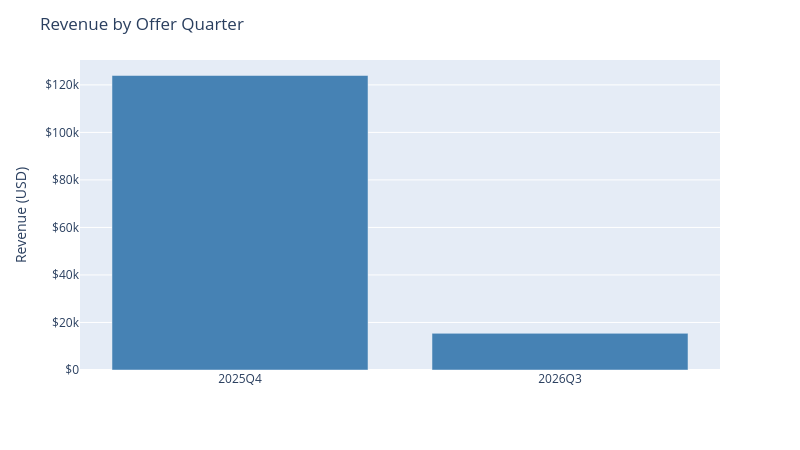

Notebook source saved alongside this figure:
### Markdown cell above
## Revenue by Offer Quarter

Raw totals — 2026Q3 offers have only been live a few days vs. the full window for 2025Q4, so this isn't a fair per-offer comparison (see the normalized ranking below).

### Code cell
by_quarter = product_summary.groupby('offer_quarter', as_index=False).agg(
    usd_revenue=('usd_revenue', 'sum'),
    n_trans=('n_trans', 'sum'),
    n_offers=('product_id', 'nunique'),
).sort_values('offer_quarter')

fig = px.bar(
    by_quarter, x='offer_quarter', y='usd_revenue',
    custom_data=['n_trans', 'n_offers'],
)
fig.update_traces(
    marker_color='steelblue',
    hovertemplate='Revenue: $%{y:,.0f}<br>Transactions: %{customdata[0]:,.0f}<br>Offers: %{customdata[1]}<extra></extra>'
)
fig.update_layout(
    title='Revenue by Offer Quarter',
    xaxis=dict(title=None, type='category'),
    yaxis=dict(title='Revenue (USD)', tickprefix='$'),
    height=450, width=800,
)
fig.show()

### Figure 1 — Plotly figure (JSON) as saved in the notebook; plotly's stock layout.template omitted (floating-point values rounded to 4 significant figures)
{"data": [{"customdata": [[9697, 40], [860, 11]], "hovertemplate": "Revenue: $%{y:,.0f}<br>Transactions: %{customdata[0]:,.0f}<br>Offers: %{customdata[1]}<extra></extra>", "legendgroup": "", "marker": {"color": "steelblue", "pattern": {"shape": ""}}, "name": "", "orientation": "v", "showlegend": false, "textposition": "auto", "type": "bar", "x": ["2025Q4", "2026Q3"], "xaxis": "x", "y": [124000.0, 15430.0], "yaxis": "y"}], "layout": {"barmode": "relative", "height": 450, "legend": {"tracegroupgap": 0}, "margin": {"t": 60}, "title": {"text": "Revenue by Offer Quarter"}, "width": 800, "xaxis": {"anchor": "y", "domain": [0, 1], "title": {}, "type": "category"}, "yaxis": {"anchor": "x", "domain": [0, 1], "tickprefix": "$", "title": {"text": "Revenue (USD)"}}}}
